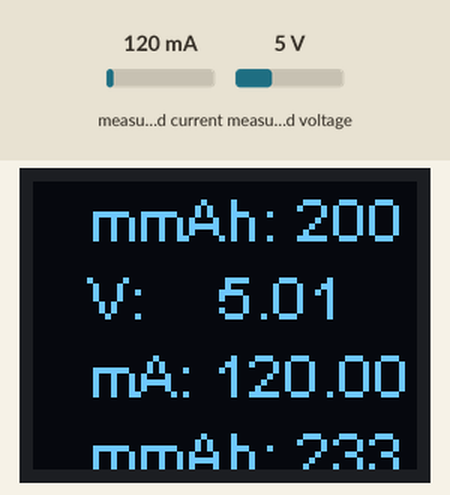
The program below on a simulated ESP8266 (Wemos D1 mini). Shown: 64×48 one-colour display. The test bench sets the inputs (shaded band); at power-on: measured current 120 mA, measured voltage 5 V. What the program prints to the serial monitor is not drawn.

Above: at 1.2 s.
1.3 s: measured current set to 40 mA
At 1.55 s:
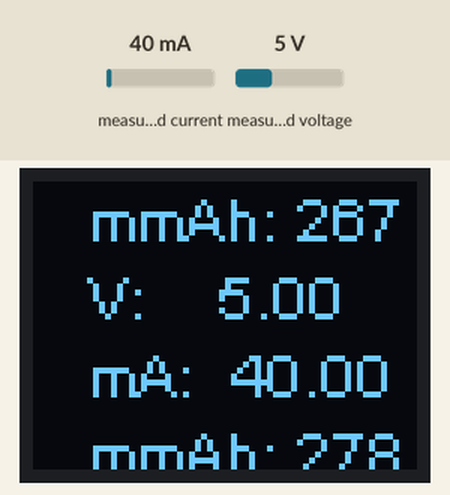
2.9 s: measured current set to 500 mA
At 3.1 s:
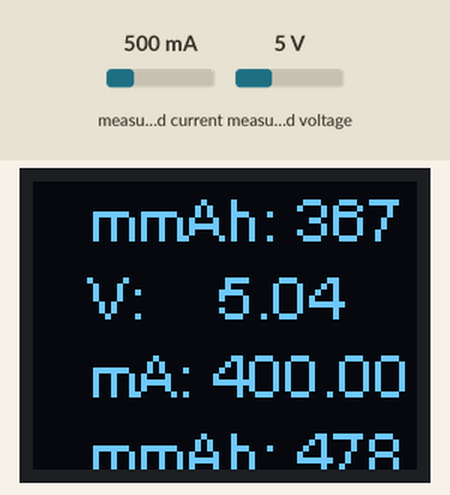
4.5 s: measured voltage set to 0.3 V
At 4.82 s:
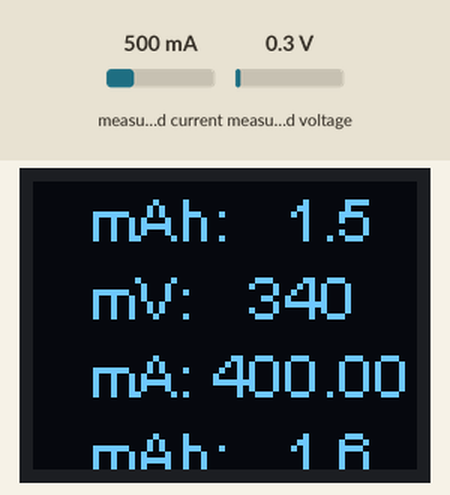
6.2 s: measured voltage set to 3.8 V
At 6.37 s:
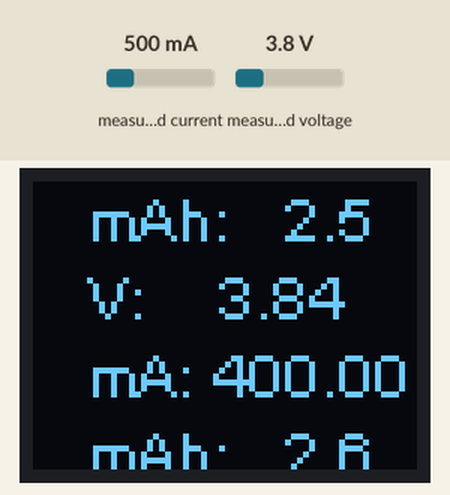
Timing chart, 0 to 8.7 s (numbered marks = the images above; inputs shaded):
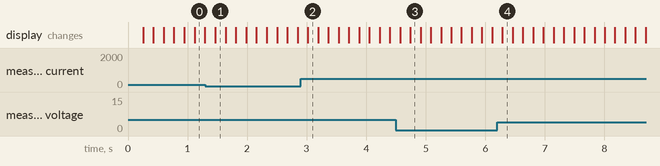

The program:

main.cpp
```cpp
#include <Arduino.h>
/*
SDA (INA219 / OLED) => D2 (на Wemos D1 Mini)
SCL (INA219 / OLED) => D1 (на Wemos D1 Mini)
          VCC / VIN => 3V3 или 5V (в зависимости от питания INA219 и OLED)
                GND => G (общая земля)
*/
#include <SPI.h>
#include <Wire.h>
#include <Adafruit_GFX.h>
#include "SSD1306Wire.h"
#include <Adafruit_INA219.h>

// Create OLED and INA219 globals.
SSD1306Wire display(0x3c, SDA, SCL, GEOMETRY_64_48);  // ADDRESS, SDA, SCL, OLEDDISPLAY_GEOMETRY  -  Extra param required for 128x32 displays.
Adafruit_INA219 ina219;

// Keep track of total time and milliamp measurements for milliamp-hour computation.
uint32_t total_sec = 0;
float total_mA = 0.0;

void printSIValue(float value, const char* units, int precision, int maxWidth) {
  display.print("   ");
  // Print a value in SI units with the units left justified and value right justified.
  // Will switch to milli prefix if value is below 1.

  // Add milli prefix if low value.
  if (fabs(value) < 1.0) {
    display.print('m');
    maxWidth -= 1;
    value *= 1000.0;
    precision = max(0, precision-3);
  }

  // Print units.
  display.print(units);
  maxWidth -= strlen(units);

  // Leave room for negative sign if value is negative.
  if (value < 0.0) {
    maxWidth -= 1;
  }

  // Find how many digits are in value.
  int digits = ceil(log10(fabs(value)));
  if (fabs(value) < 1.0) {
    digits = 1; // Leave room for 0 when value is below 0.
  }

  // Handle if not enough width to display value, just print dashes.
  if (digits > maxWidth) {
    // Fill width with dashes (and add extra dash for negative values);
    for (int i=0; i < maxWidth; ++i) {
      display.print('-');
      Serial.print('-');
    }
    if (value < 0.0) {
      display.print('-');
      Serial.print('-');
    }
    return;
  }

  // Compute actual precision for printed value based on space left after
  // printing digits and decimal point.  Clamp within 0 to desired precision.
  int actualPrecision = constrain(maxWidth-digits-1, 0, precision);

  // Compute how much padding to add to right justify.
  int padding = maxWidth-digits-1-actualPrecision;
  for (int i=0; i < padding; ++i) {
    display.print(' ');
  }

  // Finally, print the value!
  display.println(value, actualPrecision);
  Serial.print(value, actualPrecision);
}

void update_power_monitor() {
  // Read voltage and current from INA219.
  float shuntvoltage = ina219.getShuntVoltage_mV();
  float busvoltage = ina219.getBusVoltage_V();
  float current_mA = ina219.getCurrent_mA();

  // Compute load voltage, power, and milliamp-hours.
  float loadvoltage = busvoltage + (shuntvoltage / 1000);
  float power_mW = loadvoltage * current_mA;
  (void)power_mW;

  total_mA += current_mA;
  total_sec += 1;
  float total_mAH = total_mA / 3600.0;
  (void)total_mAH;

  // for debug
  // float loadvoltage = random(500)/100;
  // float current_mA = random(1000);
  // total_mA += current_mA;
  // float total_mAH = total_mA / 3600.0;
  // Update display.
  display.clear();
  display.setFont(ArialMT_Plain_10);
  display.setTextAlignment(TEXT_ALIGN_CENTER_BOTH);

  // Mode 0, display volts and amps.
  printSIValue(loadvoltage, "V:", 2, 10);
  Serial.print(";");
  printSIValue(current_mA/1000.0, "A:", 5, 10);
  Serial.print(";");
  printSIValue(total_mAH, "mAh:", 1, 10);
  Serial.println();

 // write the buffer to the display
  display.display();
}

void setup()   {
  Serial.begin(9600);
  while (!Serial) {
      // will pause Zero, Leonardo, etc until serial console opens
      delay(1); // Update display.
  }


  // Setup the OLED display.
  display.init();

  display.flipScreenVertically();
  display.setFont(ArialMT_Plain_10);

  Serial.println("Power monitor v1.0");

  // Try to initialize the INA219
  if (! ina219.begin()) {
    Serial.println("Failed to find INA219 chip");
    display.clear();
    display.setFont(ArialMT_Plain_10);
    display.setTextAlignment(TEXT_ALIGN_CENTER_BOTH);
    display.println("INA219 err");
    display.println("Check wiring");
    while (1) { delay(100); }
  }
  // By default the INA219 will be calibrated with a range of 32V, 2A.
  // However uncomment one of the below to change the range.  A smaller
  // range can't measure as large of values but will measure with slightly
  // better precision.
  //ina219.setCalibration_32V_1A();
  ina219.setCalibration_16V_400mA();
}

void loop() {
  update_power_monitor();

  delay(100);
}
```
